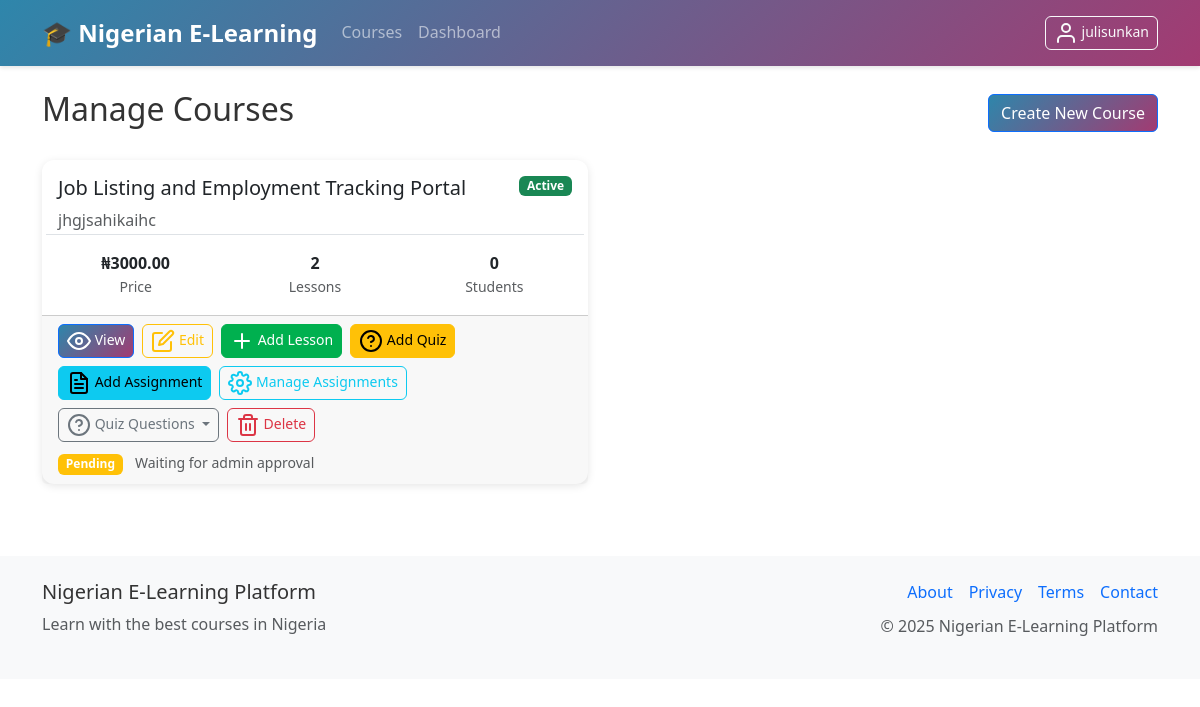
The app's page /courses/manage (signed in) with its own data.
### models.py (models this page shows, shortened)
class User(UserMixin, db.Model):
    id = db.Column(db.Integer, primary_key=True)
    username = db.Column(db.String(80), unique=True, nullable=False)
    email = db.Column(db.String(120), unique=True, nullable=False)
    password_hash = db.Column(db.String(256), nullable=False)
    role = db.Column(db.String(20), nullable=False, default='student')  # admin, instructor, tutor, student
    first_name = db.Column(db.String(50))
    last_name = db.Column(db.String(50))
    active = db.Column(db.Boolean, default=True)
    banned = db.Column(db.Boolean, default=False)
    ban_reason = db.Column(db.Text)
    email_verified = db.Column(db.Boolean, default=False)
    verification_token = db.Column(db.String(100))
    password_reset_token = db.Column(db.String(100))
    password_reset_expires = db.Column(db.DateTime)
    email_verification_token = db.Column(db.String(100))
    email_verification_expires = db.Column(db.DateTime)
    premium_user = db.Column(db.Boolean, default=False)
    instructor_verified = db.Column(db.Boolean, default=False)
    badge_level = db.Column(db.String(20), default='basic')  # basic, bronze, silver, gold, premium
    wallet_balance = db.Column(db.Float, default=0.0)
    created_at = db.Column(db.DateTime, default=datetime.utcnow)
    last_login = db.Column(db.DateTime)
    courses_created = db.relationship('Course', foreign_keys='Course.instructor_id', backref='instructor', lazy='dynamic')
    enrollments = db.relationship('Enrollment', backref='student', lazy='dynamic')
    payments = db.relationship('Payment', backref='user', lazy='dynamic')
    wallet_transactions = db.relationship('WalletTransaction', backref='user', lazy='dynamic')
    quiz_attempts = db.relationship('QuizAttempt', backref='user', lazy='dynamic')
    assignment_submissions = db.relationship('AssignmentSubmission', backref='user', lazy='dynamic')
    course_credits = db.relationship('CourseCredit', backref='student_credit', lazy='dynamic')
    withdrawal_requests = db.relationship('WithdrawalRequest', foreign_keys='WithdrawalRequest.tutor_id', backref='tutor', lazy='dynamic')
    @property
    def is_active(self):
        return bool(self.active and not self.banned)

class Course(db.Model):
    id = db.Column(db.Integer, primary_key=True)
    title = db.Column(db.String(200), nullable=False)
    description = db.Column(db.Text)
    category = db.Column(db.String(100), default='General')  # Added missing category field
    price = db.Column(db.Float, nullable=False, default=0.0)
    instructor_id = db.Column(db.Integer, db.ForeignKey('user.id'), nullable=False)
    is_active = db.Column(db.Boolean, default=True)
    approval_status = db.Column(db.String(20), default='pending')  # pending, approved, rejected
    approved_by = db.Column(db.Integer, db.ForeignKey('user.id'))  # admin who approved
    approved_at = db.Column(db.DateTime)
    rejection_reason = db.Column(db.Text)
    min_credits_for_certificate = db.Column(db.Integer, default=70)  # Minimum credits needed for certificate
    total_available_credits = db.Column(db.Integer, default=100)     # Total credits available in course
    created_at = db.Column(db.DateTime, default=datetime.utcnow)
    updated_at = db.Column(db.DateTime, default=datetime.utcnow, onupdate=datetime.utcnow)
    lessons = db.relationship('Lesson', backref='course', lazy='dynamic', cascade='all, delete-orphan')
    enrollments = db.relationship('Enrollment', backref='course', lazy='dynamic', cascade='all, delete-orphan')
    quizzes = db.relationship('Quiz', backref='course', lazy='dynamic', cascade='all, delete-orphan')
    assignments = db.relationship('Assignment', backref='course', lazy='dynamic', cascade='all, delete-orphan')
    course_credits = db.relationship('CourseCredit', backref='course', lazy='dynamic', cascade='all, delete-orphan')
    course_vouchers = db.relationship('Voucher', foreign_keys='Voucher.course_id', backref='course', lazy='dynamic', cascade='all, delete-orphan')

### routes.py (the view)
@app.route('/courses/manage')
@login_required
@instructor_required
def manage_courses():
    if current_user.role == 'admin':
        courses = Course.query.all()
    else:
        courses = current_user.courses_created.all()
    return render_template('courses/manage.html', courses=courses)

### app.py (called while the page is built)
@login_manager.user_loader
def load_user(user_id):
    from models import User
    return User.query.get(int(user_id))

### routes.py (called while the page is built)
@app.context_processor
def inject_settings():
    settings = SystemSettings.query.first()
    return dict(settings=settings)

### utils.py (called while the page is built)
def instructor_required(f):
    @wraps(f)
    def decorated_function(*args, **kwargs):
        if not current_user.is_authenticated or current_user.role not in ['admin', 'instructor', 'tutor']:
            flash('Instructor access required', 'danger')
            return redirect(url_for('dashboard'))
        return f(*args, **kwargs)
    return decorated_function

### templates/courses/manage.html (shortened to what this page needs)
{% extends "base.html" %}
{% block content %}
<div class="d-flex justify-content-between align-items-center mb-4">
    <h2>Manage Courses</h2>
    <a href="{{ url_for('create_course') }}" class="btn btn-primary">Create New Course</a>
</div>
{% if courses %}
<div class="row">
    {% for course in courses %}
    <div class="col-md-6 mb-4">
        <div class="card">
            <div class="card-body">
                <div class="d-flex justify-content-between align-items-start">
                    <div>
                        <h5 class="card-title">{{ course.title }}</h5>
                        <p class="card-text text-muted">{{ course.description[:100] }}{% if course.description|length > 100 %}...{% endif %}</p>
                    </div>
                    <span class="badge {% if course.is_active %}bg-success{% else %}bg-secondary{% endif %}">
                        {% if course.is_active %}Active{% else %}Inactive{% endif %}
                    </span>
                </div>
                <div class="row text-center border-top pt-3">
                    <div class="col-4">
                        <strong>₦{{ "%.2f"|format(course.price) }}</strong>
                        <small class="text-muted d-block">Price</small>
                    </div>
                    <div class="col-4">
                        <strong>{{ course.lessons.count() }}</strong>
                        <small class="text-muted d-block">Lessons</small>
                    </div>
                    <div class="col-4">
                        <strong>{{ course.enrollments.filter_by(status='approved').count() }}</strong>
                        <small class="text-muted d-block">Students</small>
                    </div>
                </div>
            </div>
            <div class="card-footer">
                <div class="d-flex gap-2 flex-wrap">
                    <a href="{{ url_for('course_detail', course_id=course.id) }}" class="btn btn-primary btn-sm">
                        <i data-feather="eye"></i> View
                    </a>
                    {% if current_user.role == 'admin' or course.instructor_id == current_user.id %}
                    <a href="{{ url_for('instructor_edit_course', course_id=course.id) }}" class="btn btn-outline-warning btn-sm">
                        <i data-feather="edit"></i> Edit
                    </a>
                    {% endif %}
                    <a href="{{ url_for('create_lesson', course_id=course.id) }}" class="btn btn-success btn-sm">
                        <i data-feather="plus"></i> Add Lesson
                    </a>
                    <a href="{{ url_for('create_quiz', course_id=course.id) }}" class="btn btn-warning btn-sm">
                        <i data-feather="help-circle"></i> Add Quiz
                    </a>
                    <a href="{{ url_for('create_assignment', course_id=course.id) }}" class="btn btn-info btn-sm">
                        <i data-feather="file-text"></i> Add Assignment
                    </a>
                    <a href="{{ url_for('instructor_course_assignments', course_id=course.id) }}" class="btn btn-outline-info btn-sm">
                        <i data-feather="settings"></i> Manage Assignments
                    </a>
                    <div class="btn-group">
                        <button type="button" class="btn btn-outline-secondary btn-sm dropdown-toggle" data-bs-toggle="dropdown">
                            <i data-feather="help-circle"></i> Quiz Questions
                        </button>
                    </div>
                    {% if current_user.role == 'admin' or course.instructor_id == current_user.id %}
                    <button type="button" class="btn btn-outline-danger btn-sm"
                            onclick="confirmDeleteCourse({{ course.title|tojson }}, {{ url_for('instructor_delete_course', course_id=course.id)|tojson }})">
                        <i data-feather="trash-2"></i> Delete
                    </button>
                    {% endif %}
                </div>
                {% if course.approval_status != 'approved' %}
                <div class="mt-2">
                    <span class="badge bg-warning">{{ course.approval_status.title() }}</span>
                    {% if course.approval_status == 'pending' %}
                        <small class="text-muted ms-2">Waiting for admin approval</small>
                    {% elif course.approval_status == 'rejected' %}
                        <small class="text-muted ms-2">Rejected by admin</small>
                    {% endif %}
                </div>
                {% endif %}
            </div>
        </div>
    </div>
    {% endfor %}
</div>
{% endif %}
{% endblock %}

### templates/base.html (shortened to what this page needs)
<!DOCTYPE html>
<html lang="en">
<head>
    {% set critical_css = get_critical_css() %}
    <link rel="preload" href="https://cdn.jsdelivr.net/npm/bootstrap@5.3.0/dist/css/bootstrap.min.css" as="style" onload="this.onload=null;this.rel='stylesheet'">
    <link rel="preload" href="{{ url_for('static', filename='css/style.css') }}" as="style" onload="this.onload=null;this.rel='stylesheet'">
</head>
<body>
    <nav class="navbar navbar-expand-lg navbar-dark bg-primary">
        <div class="container">
            <a class="navbar-brand" href="{{ url_for('index') }}">
                <strong>🎓 Nigerian E-Learning</strong>
            </a>
            <div class="collapse navbar-collapse" id="navbarNav">
                <ul class="navbar-nav me-auto">
                    <li class="nav-item">
                        <a class="nav-link" href="{{ url_for('courses') }}">Courses</a>
                    </li>
                    {% if current_user.is_authenticated %}
                    <li class="nav-item">
                        <a class="nav-link" href="{{ url_for('dashboard') }}">Dashboard</a>
                    </li>
                    {% endif %}
                </ul>
                <ul class="navbar-nav">
                    {% if current_user.is_authenticated %}
                    <li class="nav-item">
                        <button class="btn btn-outline-light btn-sm" type="button" data-bs-toggle="offcanvas" data-bs-target="#profileOffcanvas" aria-controls="profileOffcanvas">
                            <i data-feather="user"></i> {{ current_user.username }}
                        </button>
                    </li>
                    {% endif %}
                </ul>
            </div>
        </div>
    </nav>
    <main class="container my-4">
        {% block content %}{% endblock %}
    </main>
    <footer class="bg-light mt-5 py-4">
        <div class="container">
            <div class="row">
                <div class="col-md-6">
                    <h5>Nigerian E-Learning Platform</h5>
                    <p class="text-muted">Learn with the best courses in Nigeria</p>
                </div>
                <div class="col-md-6 text-md-end">
                    <div class="d-flex justify-content-md-end justify-content-center gap-3 mb-2">
                        <a href="#" class="text-decoration-none">About</a>
                        <a href="#" class="text-decoration-none">Privacy</a>
                        <a href="#" class="text-decoration-none">Terms</a>
                        <a href="#" class="text-decoration-none">Contact</a>
                    </div>
                    <p class="text-muted">© 2025 Nigerian E-Learning Platform</p>
                </div>
            </div>
        </div>
    </footer>
</body>
</html>

### static/css/style.css (style rules this page uses)
:root { --primary-color: #0d6efd; --success-color: #198754; --warning-color: #ffc107; --danger-color: #dc3545; --naira-color: #00b04f; --dark-color: #212529; --light-color: #f8f9fa; }
body { font-family: 'Segoe UI', Tahoma, Geneva, Verdana, sans-serif; line-height: 1.6; color: #333; }
.navbar-brand { font-weight: 700; font-size: 1.5rem; }
.navbar-nav .nav-link { font-weight: 500; transition: color 0.3s ease; }
.card { border: none; box-shadow: 0 0.125rem 0.25rem rgba(0, 0, 0, 0.075); transition: box-shadow 0.15s ease-in-out; }
.btn { border-radius: 0.375rem; font-weight: 500; transition: all 0.3s ease; }
.btn-primary { background-color: var(--primary-color); border-color: var(--primary-color); }
.btn-success { background-color: var(--naira-color); border-color: var(--naira-color); }
.badge { font-size: 0.75rem; font-weight: 600; }
footer { margin-top: auto; }

### templates/base.html (style rules this page uses)
:root { --vh: 1vh; }
.nav-link, .dropdown-item { padding: 12px 16px; }
.card { border-radius: 12px; box-shadow: 0 2px 8px rgba(0,0,0,0.1); }

### records on screen
User: username "julisunkan"
Course: title "Job Listing and Employment Tracking Portal", description "jhgjsahikaihc", is_active "Active", price "3000.00", lessons.count "2", enrollments.filter_by "0", approval_status "Pending", shows "Waiting for admin approval"
